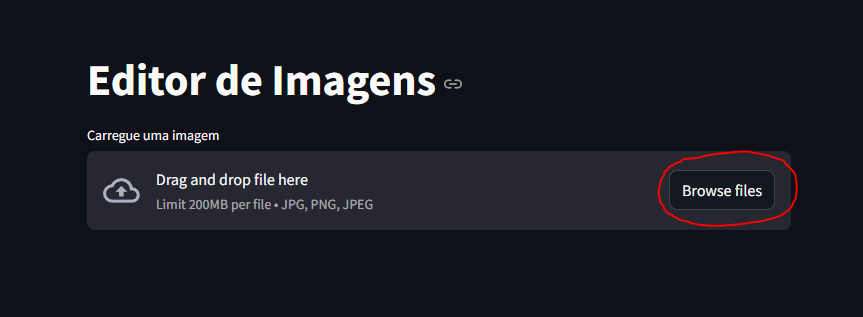
#> input picture CarregarImg.PNG, 863 x 317 px
$ python -i edit.py   (imports and definitions only)
#> lines starting #> are read from the running program, lines starting #| are printed output that depends on the picture; after the words box and inside, x2 and y2 are one past the last pixel; in counts of white or black regions, pixels touching at a corner belong together
# Esse código utiliza a biblioteca StreamLit
# A biblioteca Streamlit é uma ferramenta de código aberto em Python
# projetada para facilitar a criação de aplicações web interativas
# e voltadas para dados.

# O objetivo desse código é demonstrar minhas habilidades e técnicas
# que aprendi, com base nas aulas passadas pelo Professor Fisher

# O código em si é uma demonstração de um editor de imagem interativo
# Sendo possivel, feita a configuração e edição desejada para a imagem
# A pessoa poderá fazer o upload da imagem ao abrir o StreamLit
import cv2
import numpy as np
from PIL import Image, ImageEnhance, ImageFont, ImageDraw
import streamlit as st

# Já que estou usando a biblioteca StreamLit,
# será necessario rodar o seguinte comando no Terminal
# Assim, será feito a abertura de uma aba na web
# 'streamlit run edit.py'


# A Class 'ImageEditor' é responsavel por definir as funções que
# serão utilizadas para a edição da imagem
class ImageEditor:
    def __init__(self, image_path):
#> called with image_path = 'CarregarImg.PNG'
        self.image_path = image_path
        self.original_image = cv2.imread(image_path)
#> self.original_image is the input picture: shape (317, 863, 3); mean B, G, R 33.4, 27, 25
        self.image = self.original_image.copy()

    # Aplica o efeito de Sépia na imagem.
    # [5 lines left out: function apply_sepia, not called in this run]

    # Aplica o efeito de Preto e Branco na imagem.
    def apply_grayscale(self):
        self.image = cv2.cvtColor(self.image, cv2.COLOR_BGR2GRAY)

    # Aplica o efeito Negativo na imagem.
    def apply_negative(self):
        self.image = cv2.bitwise_not(self.image)

    # Aplica o efeito de desenho linear (sketch) na imagem.
    # O nível de detalhe pode ser ajustado pelo parâmetro `detail_level`.
    def apply_sketch(self, detail_level=1.0):

        # Converte a imagem para tons de cinza
#> called with detail_level = 1
        gray = cv2.cvtColor(self.image, cv2.COLOR_BGR2GRAY)

        # Aplica a suavização para reduzir ruído
        blur = cv2.GaussianBlur(gray, (5, 5), 0)
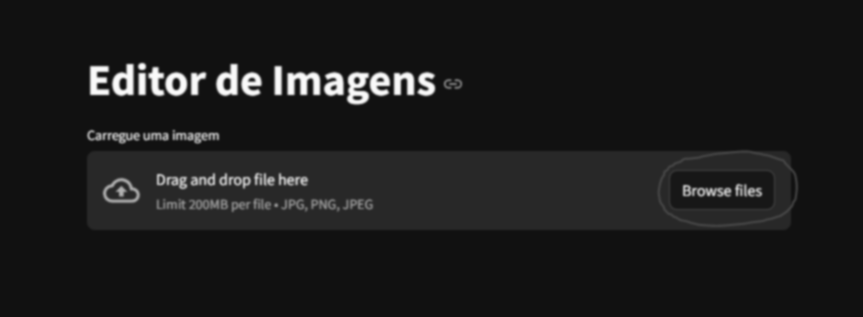
#> blur: shape (317, 863); min 17, max 250, mean 27.4

        # Ajusta limites de detecção de bordas com base no nível de detalhe
        lower_thresh = int(50 * detail_level)
        upper_thresh = int(150 * detail_level)

        # Detecta bordas com o Canny
        edges = cv2.Canny(blur, lower_thresh, upper_thresh)
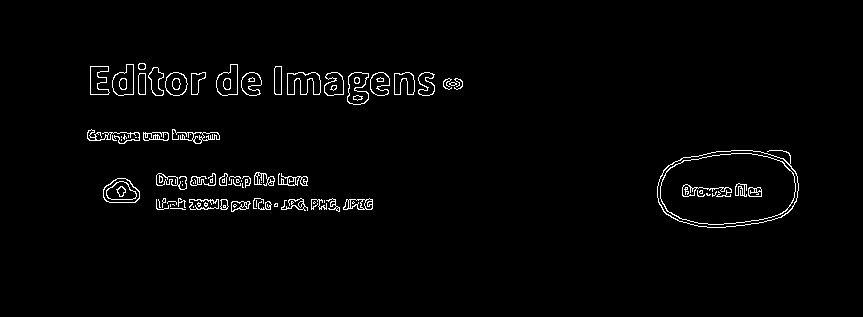
#> edges: shape (317, 863); 1.9% white in thin lines or dots, all inside (x1, y1, x2, y2) = (87, 63, 799, 228)

        # Inverte as bordas para criar um efeito de desenho
        sketch = cv2.bitwise_not(edges)

        # Converte para formato BGR para manter compatibilidade
        self.image = cv2.cvtColor(sketch, cv2.COLOR_GRAY2BGR)

    # Ajusta o nivel de Brilho e Contraste
    # [7 lines left out: function adjust_brightness_contrast, not called in this run]

    # Ajusta o tamanho da imagem
    def resize_image(self, width, height):
        self.image = cv2.resize(self.image, (width, height), interpolation=cv2.INTER_AREA)

    # Adiciona uma Marca d'água na imagem
    # Podendo ser regulado seu tamanho, posicionamento e opacidade
    # [129 lines left out: functions add_watermark, remove_background_grabcut, enhance_sharpness, apply_glitch, image_to_ascii, not called in this run]

    # Salva a imagem com os efeitos aplicados
    def save_image(self, output_path):
        cv2.imwrite(output_path, self.image)

    # Reseta a imagem para que seja feita a aplicação de outro efeito
    def reset_image(self):
        self.image = self.original_image.copy()

# Função principal que chama todas as outras funções do código
# [129 lines left out: function main, not called in this run]

# [2 lines not run here, left out]

>>> result = ImageEditor('CarregarImg.PNG').apply_sketch()
